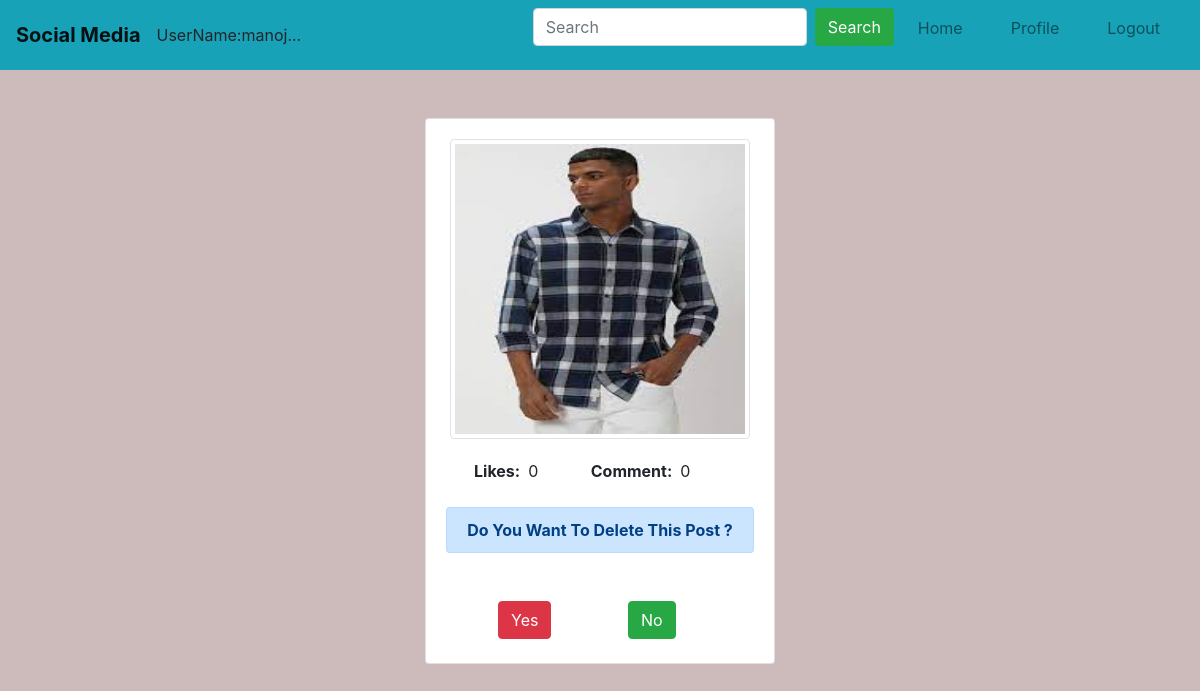
The app's page /user/upload_edit/5 (signed in) with its own data.
### user1app/models.py (models this page shows, shortened)
class upload(models.Model):
    user=models.ForeignKey(User,on_delete=models.CASCADE)
    post=models.FileField(upload_to='media',null=True)
    date_posted=models.DateTimeField(auto_now_add=True)
    def like_count(self):
        return self.like_set.all().count()
    def comment_count(self):
        return self.comment_set.all().count()

### user1app/views.py (the view)
# urls.py: path('upload_edit/<int:id>',views.upload_edit,name='upload_edit'),
@login_required
def upload_edit(request,id):
    data=upload.objects.get(id=id)
    if data.post.name.lower().endswith(('.jpg','.png','.jpeg')):
        data.file_type = 'image'
    elif data.post.name.lower().endswith('.mp4'):
        data.file_type = 'video'
    elif data.post.name.lower().endswith(('.mp3', '.wav', '.ogg')):
        data.file_type = 'audio'
    else:
        data.file_type = 'other'
    return render(request,'upload_edit.html',{'data':data})

### templates/upload_edit.html (shortened to what this page needs)
{% extends 'base.html' %}
{% load static %}
{% block content %}
{% include 'navbar.html' %}
<div class="container">
    <div class="row">
        <div class="offset-md-4 col-md-4">
            <div class="card mt-5">
                <div class="card-body">
                    <center>
                        {% if data %}
    {% if data.file_type == 'image' %}
        <img src="{{ data.post.url }}" class="img-thumbnail" style="width: 300px; height: 300px;">
    {% elif data.file_type == 'video' %}
        <video width="300" height="300" controls>
            <source src="{{ data.post.url }}" type="video/mp4">
            Your browser does not support the video tag.
        </video>
    {% elif data.file_type == 'audio' %}
        <audio controls>
            <source src="{{ data.post.url }}" type="audio/mpeg">
            Your browser does not support the audio tag.
        </audio>
    {% else %}
        <a href="{{ data.post.url }}" target="_blank">{{ data.post.name }}</a>
    {% endif %}
{% endif %}
                </center>
                </div>
                <div>
                <strong class="mr-2 ml-5" >Likes:</strong>{{data.like_count}}
                <strong class="mr-2 ml-5">Comment:</strong>{{data.comment_count}}
            </div>
            <div class="text-center" style="margin-top: 10%;margin-bottom: 10%;">
                <strong class="alert alert-primary">Do You Want To Delete This Post ?</strong>
            </div>
            <div class="m-4">
                <a href="{% url 'upload_delete' data.id %}" class="btn btn-danger mr-4 ml-5">Yes</a>
                <a href="{% url 'Profile' %}" class="btn btn-success mr-4 ml-5">No</a>
            </div>
            </div>
        </div>
    </div>
</div>
{% endblock %}

### templates/navbar.html (shortened to what this page needs)
<nav class="navbar navbar-expand-lg navbar-light bg-info">
  <b><a class="navbar-brand" href="#">Social Media</a></b> UserName:{{user}}...
  <div class="collapse navbar-collapse justify-content-end" id="navbarNav">
  <ul class="navbar-nav">
    {% if request.user.is_authenticated %}
    <form class="form-inline" method="GET" action="{% url 'search'  %}">
      <input class="form-control mr-sm-2" type="text" placeholder="Search"name='keyword'>
      <button class="btn btn-success" type="submit">Search</button>
    </form>
    <li class="nav-item">
      <a class="nav-link mr-3 ml-3" href="{% url 'home' %}">Home <span class="sr-only">(current)</span></a>
    </li>
    <li class="nav-item">
      <a href="{% url 'Profile' %}" class="nav-link  mr-3 ml-3">Profile</a>
    </li>
    <li class="nav-item">
      <a class="nav-link  mr-3 ml-3" href="{% url 'log_out' %}">Logout</a>
    </li>
    {% endif %}
  </ul>
</div>
</nav>

### records on screen
upload: post (picture), like_count "0", comment_count "0"

### other values on screen
{{ user }} "manoj"
